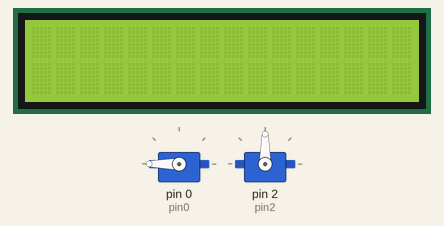
A sketch run on a simulated Arduino Uno, built with avr-gcc and run on an emulated ATmega328P. Parts: 2 × servo, 16×2 character LCD.

Above: at 0.1 s.
At 11.0 s:
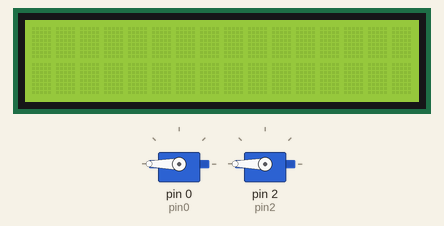
At 12.0 s:
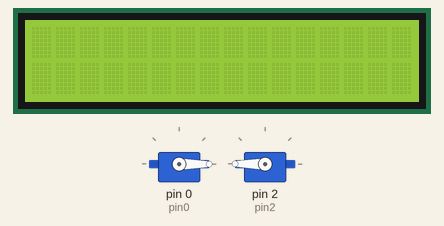
At 22.0 s:
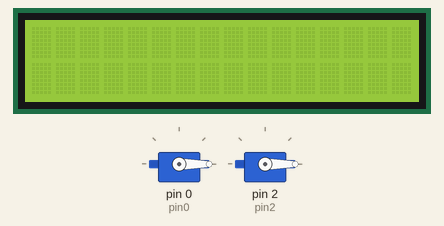
Timing chart, 0 to 28.7 s (numbered marks = the images above):
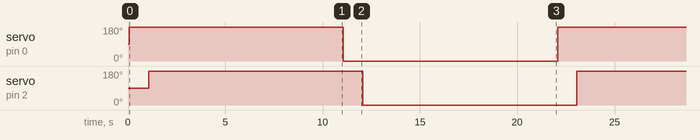

The sketch:

2_servos_alternating_turns.ino
```cpp
/**
Making the following code for 2 servos turn alternatingly
*/


#include <LiquidCrystal.h>   //lcd library
#include <Servo.h>                             //include the servos library needed to run the program
Servo servo1;                                   //Declare presence of Servo
Servo servo2;
LiquidCrystal lcd(8, 9, 4, 5, 6, 7);

int servmax = 180;                              //Define maximum servo angle
int servmin = 0;                                //Define minimum servo angle
#define pin0 0                                  //attach one servo to pin0
#define pin2 2                                 //attach other servo to pin2

void setup(){                                   //Setup runs 1 time to get things ready
  servo1.attach(pin0);                             //Servo is initialized to pin 0 from the earlier line of code
 servo2.attach(pin2);
lcd.begin(16,2); //Start the LCD

}

void loop(){                                   //Loop runs over and over again so program continues indefinitely

     servo1.write(servmax);                    //Move servo to maximum angle
     delay(1000);
    servo2.write(servmax);
      delay(10000);
    lcd.setCursor (0,0);
     lcd.print("angle: 180");

      lcd.clear();

      servo1.write(servmin);                   //move servo to minimum angle
     delay(1000);
    servo2.write(servmin);
    delay (10000);
      lcd.print("angle 0");
      lcd.clear();
    }
```

Measured:
- by itself, servo on pin 0 (pin0), servo on pin 2 (pin2): alternates 180° for 11.0 s and 0° for 11.0 s
